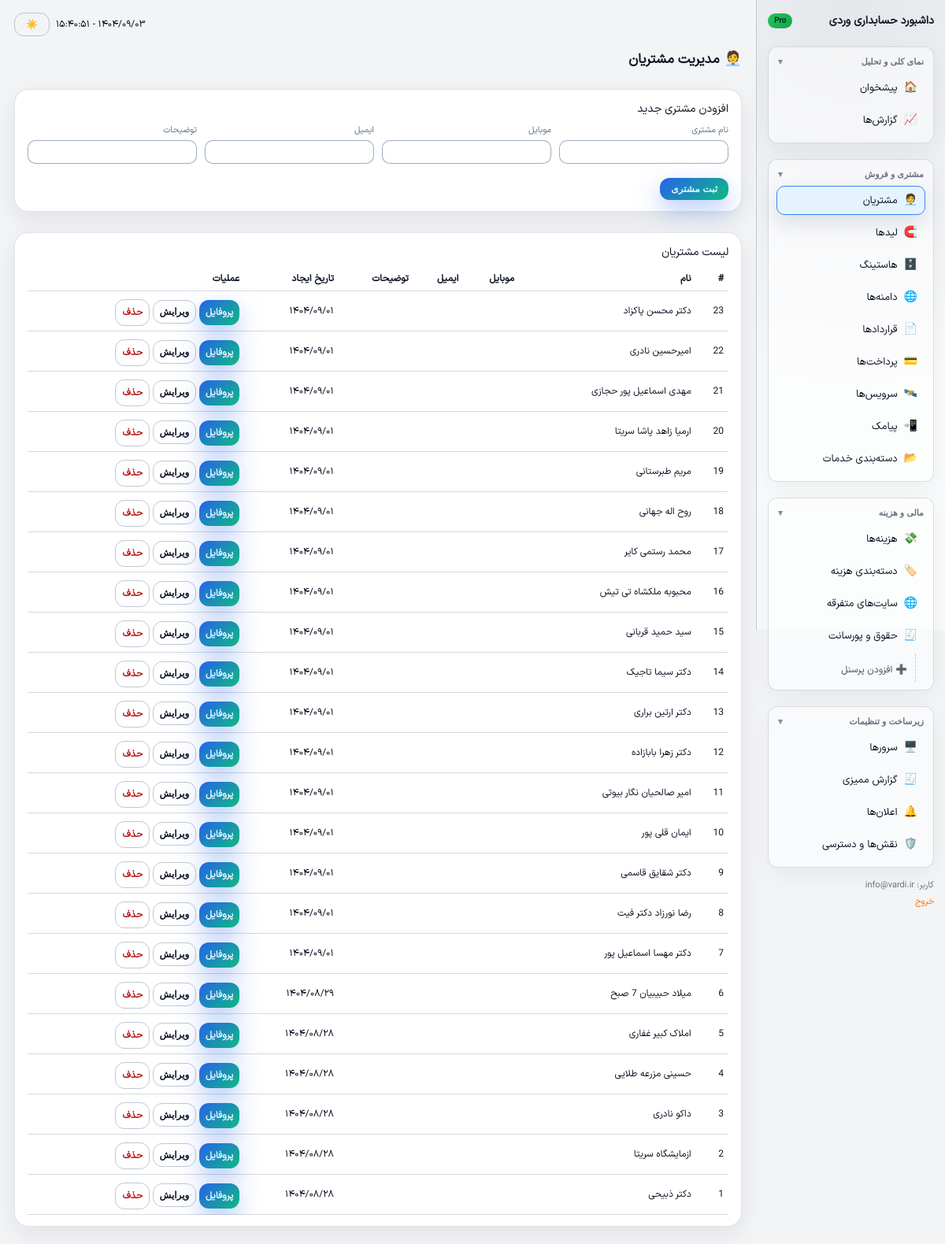
Screenshot of /customers (signed in) with the database file from the repository.
### tables this page shows
CREATE TABLE `customers` (
  `id` int(10) UNSIGNED NOT NULL,
  `name` varchar(190) NOT NULL,
  `phone` varchar(50) DEFAULT NULL,
  `email` varchar(190) DEFAULT NULL,
  `note` text DEFAULT NULL,
  `created_at` datetime DEFAULT NULL,
  `updated_at` datetime DEFAULT NULL
);

### src/Core/View.php (called while the page is built, shortened)
<?php
class View
{
    public static function render(string $view, array $data = []): void
    {
        include __DIR__ . '/../../views/layout.php';
    }
}

### src/Controller/CustomerController.php (called while the page is built, shortened)
<?php
class CustomerController
{
    public function index(): void
    {
        try {
            $pdo = Database::connection();
            $rows = $pdo->query("SELECT * FROM customers ORDER BY id DESC")->fetchAll();
            View::render('customers/index', [
                'user'      => Auth::user(),
                'customers' => $rows,
            ]);
        } catch (PDOException $e) {
            View::renderError('خطا در بارگذاری لیست مشتریان: ' . $e->getMessage(), $e->getTraceAsString(), Auth::user());
        }
    }
}

### index.php (called while the page is built, shortened)
<?php
spl_autoload_register(function(string $class) {
    if (strpos($class, 'App\\') === 0) {
        $path = __DIR__ . '/src/' . str_replace('App\\', '', $class) . '.php';
        $path = str_replace('\\', '/', $path);
    }
});
if (file_exists(__DIR__ . '/jdf.php')) {
    require_once __DIR__ . '/jdf.php';
}
$router = new \App\Core\Router();
$router->dispatch();

### src/Core/Str.php (called while the page is built, shortened)
<?php
class Str
{
    public static function normalizeDigits(string $value, bool $stripSeparators = true): string
    {
        $fa = ['۰','۱','۲','۳','۴','۵','۶','۷','۸','۹'];
        $en = ['0','1','2','3','4','5','6','7','8','9'];
        $ar = ['٠','١','٢','٣','٤','٥','٦','٧','٨','٩'];
        $value = str_replace($fa, $en, $value);
        $value = str_replace($ar, $en, $value);
        if ($stripSeparators) {
            $value = str_replace([',', '٬', ' '], '', $value);
        }
        return $value;
    }
    public static function beautifyLabel(?string $value): string
    {
        $value = trim((string)$value);
        $value = str_replace(['-', '_', 'ـ', '–', '—'], ' ', $value);
        $value = preg_replace('/\s+/u', ' ', $value);
        return trim($value);
    }
}

### src/Core/Date.php (called while the page is built, shortened)
<?php
require_once __DIR__ . '/../../jdf.php';
class Date
{
    public static function jDate(?string $value): string
    {
        $value = trim($value);
        $norm = Str::normalizeDigits($value);
        $ts = strtotime($norm);
        $jalali = jdate('Y/m/d', $ts);
        return $jalali;
    }
}

### jdf.php (called while the page is built, shortened)
<?php
function jdate($format, $timestamp = '', $none = '', $time_zone = 'Asia/Tehran', $tr_num = 'fa') {
  $T_sec = 0;
  $ts = $T_sec + (($timestamp === '') ? time() : tr_num($timestamp));
  $date = explode('_', date('H_i_j_n_O_P_s_w_Y', $ts));
  list($j_y, $j_m, $j_d) = gregorian_to_jalali($date[8], $date[3], $date[2]);
  $sl = strlen($format);
  $out = '';
  for ($i = 0; $i < $sl; $i++) {
    $sub = substr($format, $i, 1);
    switch ($sub) {
      case 'd':
        $out .= ($j_d < 10) ? '0' . $j_d : $j_d;
        break;
      case 'm':
        $out .= ($j_m > 9) ? $j_m : '0' . $j_m;
        break;
      case 'Y':
        $out .= $j_y;
        break;
      default:
        $out .= $sub;
    }
  }
  return ($tr_num != 'en') ? tr_num($out, 'fa', '.') : $out;
}
function tr_num($str, $mod = 'en', $mf = '٫') {
  $num_a = array('0', '1', '2', '3', '4', '5', '6', '7', '8', '9', '.');
  $key_a = array('۰', '۱', '۲', '۳', '۴', '۵', '۶', '۷', '۸', '۹', $mf);
  return ($mod == 'fa') ? str_replace($num_a, $key_a, $str) : str_replace($key_a, $num_a, $str);
}
function gregorian_to_jalali($gy, $gm, $gd, $mod = '') {
   list($gy, $gm, $gd) = explode('_', tr_num($gy . '_' . $gm . '_' . $gd));
  $g_d_m = array(0, 31, 59, 90, 120, 151, 181, 212, 243, 273, 304, 334);
  $gy2 = ($gm > 2) ? ($gy + 1) : $gy;
  $days = 355666 + (365 * $gy) + ((int) (($gy2 + 3) / 4)) - ((int) (($gy2 + 99) / 100)) + ((int) (($gy2 + 399) / 400)) + $gd + $g_d_m[$gm - 1];
  $jy = -1595 + (33 * ((int) ($days / 12053)));
  $days %= 12053;
  $jy += 4 * ((int) ($days / 1461));
  $days %= 1461;
  if ($days > 365) {
    $jy += (int) (($days - 1) / 365);
    $days = ($days - 1) % 365;
  }
  if ($days < 186) {
    $jm = 1 + (int) ($days / 31);
    $jd = 1 + ($days % 31);
  } else {
    $jm = 7 + (int) (($days - 186) / 30);
    $jd = 1 + (($days - 186) % 30);
  }
  return ($mod == '') ? array($jy, $jm, $jd) : $jy . $mod . $jm . $mod . $jd;
}

### views/customers/index.php (the view, shortened to what this page needs)
<div class="topbar-title" style="margin-bottom:8px;">
    <span class="emoji">🧑‍💼</span>
    <span>مدیریت مشتریان</span>
</div>
<div class="card-soft" style="margin-bottom:10px;">
    <div class="card-header">
        <div class="card-title">افزودن مشتری جدید</div>
    </div>
    <form method="post" action="/customers/create">
        <div class="grid" style="grid-template-columns:repeat(4,minmax(0,1fr));gap:10px;">
            <div class="form-field">
                <label class="form-label">نام مشتری</label>
                <input type="text" name="name" class="form-input" required>
            </div>
            <div class="form-field">
                <label class="form-label">موبایل</label>
                <input type="text" name="phone" class="form-input">
            </div>
            <div class="form-field">
                <label class="form-label">ایمیل</label>
                <input type="email" name="email" class="form-input">
            </div>
            <div class="form-field">
                <label class="form-label">توضیحات</label>
                <input type="text" name="note" class="form-input">
            </div>
        </div>
        <button type="submit" class="btn btn-primary" style="margin-top:8px;">ثبت مشتری</button>
    </form>
</div>
<div class="card-soft">
    <div class="card-header">
        <div class="card-title">لیست مشتریان</div>
    </div>
    <div style="overflow-x:auto;">
        <table class="table">
            <thead>
            <tr>
                <th>#</th>
                <th>نام</th>
                <th>موبایل</th>
                <th>ایمیل</th>
                <th>توضیحات</th>
                <th>تاریخ ایجاد</th>
                <th>عملیات</th>
            </tr>
            </thead>
            <tbody>
            <?php if (empty($customers)): ?>
                <tr><td colspan="7">هنوز مشتری ثبت نشده است.</td></tr>
            <?php else: ?>
                <?php foreach ($customers as $c): ?>
                    <tr>
                        <td><?php echo (int)$c['id']; ?></td>
                        <td><?php echo htmlspecialchars(Str::beautifyLabel($c['name']), ENT_QUOTES, 'UTF-8'); ?></td>
                        <td><?php echo htmlspecialchars($c['phone'], ENT_QUOTES, 'UTF-8'); ?></td>
                        <td><?php echo htmlspecialchars($c['email'], ENT_QUOTES, 'UTF-8'); ?></td>
                        <td><?php echo htmlspecialchars($c['note'], ENT_QUOTES, 'UTF-8'); ?></td>
                        <td><?php echo !empty($c['created_at']) ? Date::jDate($c['created_at']) : ''; ?></td>
                        <td>
                            <a href="/customers/profile?id=<?php echo (int)$c['id']; ?>" class="btn btn-primary" style="padding-inline:8px;">پروفایل</a>
                            <button class="btn btn-outline" data-inline-edit-toggle="customer-<?php echo (int)$c['id']; ?>" style="padding-inline:8px;">ویرایش</button>
                            <a href="/customers/delete?id=<?php echo (int)$c['id']; ?>" class="btn btn-outline" style="padding-inline:8px;color:#b91c1c;margin-top:4px;"
                               onclick="return confirm('این مشتری حذف شود؟');">حذف</a>
                        </td>
                    </tr>
                <?php endforeach; ?>
            <?php endif; ?>
            </tbody>
        </table>
    </div>
</div>

### rows the page displays
customers: id "23", name "دکتر محسن پاکزاد", created_at "۱۴۰۴/۰۹/۰۱"
customers: id "22", name "امیرحسین نادری", created_at "۱۴۰۴/۰۹/۰۱"
customers: id "21", name "مهدی اسماعیل پور حجازی", created_at "۱۴۰۴/۰۹/۰۱"
customers: id "20", name "ارمیا زاهد پاشا سریتا", created_at "۱۴۰۴/۰۹/۰۱"
customers: id "19", name "مریم طبرستانی", created_at "۱۴۰۴/۰۹/۰۱"
customers: id "18", name "روح اله جهانی", created_at "۱۴۰۴/۰۹/۰۱"
customers: id "17", name "محمد رستمی کایر", created_at "۱۴۰۴/۰۹/۰۱"
customers: id "16", name "محبوبه ملکشاه تی تیش", created_at "۱۴۰۴/۰۹/۰۱"
customers: id "15", name "سید حمید قربانی", created_at "۱۴۰۴/۰۹/۰۱"
customers: id "14", name "دکتر سیما تاجیک", created_at "۱۴۰۴/۰۹/۰۱"
customers: id "13", name "دکتر ارتین براری", created_at "۱۴۰۴/۰۹/۰۱"
customers: id "12", name "دکتر زهرا بابازاده", created_at "۱۴۰۴/۰۹/۰۱"
customers: id "11", name "امیر صالحیان نگار بیوتی", created_at "۱۴۰۴/۰۹/۰۱"
customers: id "10", name "ایمان قلی پور", created_at "۱۴۰۴/۰۹/۰۱"
customers: id "9", name "دکتر شقایق قاسمی", created_at "۱۴۰۴/۰۹/۰۱"
customers: id "8", name "رضا نورزاد دکتر فیت", created_at "۱۴۰۴/۰۹/۰۱"
customers: id "7", name "دکتر مهسا اسماعیل پور", created_at "۱۴۰۴/۰۹/۰۱"
customers: id "6", name "میلاد حبیبیان 7 صبح", created_at "۱۴۰۴/۰۸/۲۹"
customers: id "5", name "املاک کبیر غفاری", created_at "۱۴۰۴/۰۸/۲۸"
customers: id "4", name "حسینی مزرعه طلایی", created_at "۱۴۰۴/۰۸/۲۸"
customers: id "3", name "داکو نادری", created_at "۱۴۰۴/۰۸/۲۸"
customers: id "2", name "ازمایشگاه سریتا", created_at "۱۴۰۴/۰۸/۲۸"
customers: id "1", name "دکتر ذبیحی", created_at "۱۴۰۴/۰۸/۲۸"

### other values shown
$user['email'] "info@vardi.ir"
